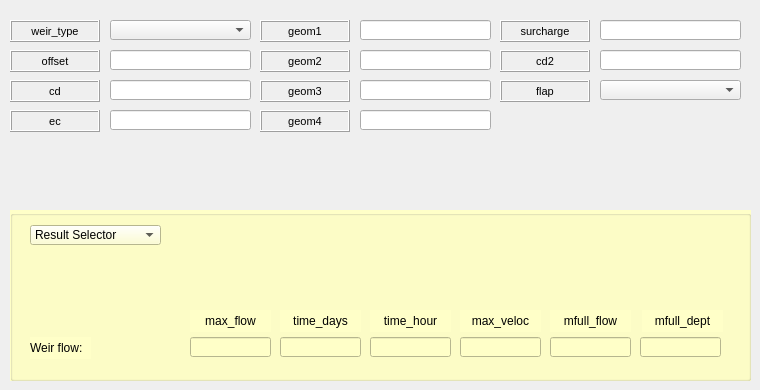
     <widget class="QWidget" name="tab_6">
      <attribute name="title">
       <string>Weir</string>
      </attribute>
      <widget class="QLineEdit" name="lineEdit_238">
       <property name="geometry">
        <rect>
         <x>360</x>
         <y>80</y>
         <width>131</width>
         <height>20</height>
        </rect>
       </property>
       <property name="text">
        <string/>
       </property>
      </widget>
      <widget class="QLineEdit" name="lineEdit_239">
       <property name="geometry">
        <rect>
         <x>600</x>
         <y>20</y>
         <width>141</width>
         <height>20</height>
        </rect>
       </property>
       <property name="text">
        <string/>
       </property>
      </widget>
      <widget class="QLabel" name="label_geom2_2">
       <property name="enabled">
        <bool>true</bool>
       </property>
       <property name="geometry">
        <rect>
         <x>260</x>
         <y>50</y>
         <width>90</width>
         <height>22</height>
        </rect>
       </property>
       <property name="sizePolicy">
        <sizepolicy hsizetype="Preferred" vsizetype="Preferred">
         <horstretch>0</horstretch>
         <verstretch>0</verstretch>
        </sizepolicy>
       </property>
       <property name="font">
        <font>
         <pointsize>8</pointsize>
        </font>
       </property>
       <property name="statusTip">
        <string/>
       </property>
       <property name="accessibleName">
        <string/>
       </property>
       <property name="layoutDirection">
        <enum>Qt::LeftToRight</enum>
       </property>
       <property name="autoFillBackground">
        <bool>false</bool>
       </property>
       <property name="inputMethodHints">
        <set>Qt::ImhNone</set>
       </property>
       <property name="frameShape">
        <enum>QFrame::Box</enum>
       </property>
       <property name="frameShadow">
        <enum>QFrame::Raised</enum>
       </property>
       <property name="lineWidth">
        <number>1</number>
       </property>
       <property name="midLineWidth">
        <number>0</number>
       </property>
       <property name="text">
        <string>geom2</string>
       </property>
       <property name="alignment">
        <set>Qt::AlignCenter</set>
       </property>
       <property name="wordWrap">
        <bool>false</bool>
       </property>
       <property name="margin">
        <number>3</number>
       </property>
      </widget>
      <widget class="QLabel" name="label_ec">
       <property name="enabled">
        <bool>true</bool>
       </property>
       <property name="geometry">
        <rect>
         <x>10</x>
         <y>110</y>
         <width>90</width>
         <height>22</height>
        </rect>
       </property>
       <property name="sizePolicy">
        <sizepolicy hsizetype="Preferred" vsizetype="Preferred">
         <horstretch>0</horstretch>
         <verstretch>0</verstretch>
        </sizepolicy>
       </property>
       <property name="font">
        <font>
         <pointsize>8</pointsize>
        </font>
       </property>
       <property name="statusTip">
        <string/>
       </property>
       <property name="accessibleName">
        <string/>
       </property>
       <property name="layoutDirection">
        <enum>Qt::LeftToRight</enum>
       </property>
       <property name="autoFillBackground">
        <bool>false</bool>
       </property>
       <property name="inputMethodHints">
        <set>Qt::ImhNone</set>
       </property>
       <property name="frameShape">
        <enum>QFrame::Box</enum>
       </property>
       <property name="frameShadow">
        <enum>QFrame::Raised</enum>
       </property>
       <property name="lineWidth">
        <number>1</number>
       </property>
       <property name="midLineWidth">
        <number>0</number>
       </property>
       <property name="text">
        <string>ec</string>
       </property>
       <property name="alignment">
        <set>Qt::AlignCenter</set>
       </property>
       <property name="wordWrap">
        <bool>false</bool>
       </property>
       <property name="margin">
        <number>3</number>
       </property>
      </widget>
      <widget class="QLabel" name="label_flap_3">
       <property name="enabled">
        <bool>true</bool>
       </property>
       <property name="geometry">
        <rect>
         <x>500</x>
         <y>80</y>
         <width>90</width>
         <height>22</height>
        </rect>
       </property>
       <property name="sizePolicy">
        <sizepolicy hsizetype="Preferred" vsizetype="Preferred">
         <horstretch>0</horstretch>
         <verstretch>0</verstretch>
        </sizepolicy>
       </property>
       <property name="font">
        <font>
         <pointsize>8</pointsize>
        </font>
       </property>
       <property name="statusTip">
        <string/>
       </property>
       <property name="accessibleName">
        <string/>
       </property>
       <property name="layoutDirection">
        <enum>Qt::LeftToRight</enum>
       </property>
       <property name="autoFillBackground">
        <bool>false</bool>
       </property>
       <property name="inputMethodHints">
        <set>Qt::ImhNone</set>
       </property>
       <property name="frameShape">
        <enum>QFrame::Box</enum>
       </property>
       <property name="frameShadow">
        <enum>QFrame::Raised</enum>
       </property>
       <property name="lineWidth">
        <number>1</number>
       </property>
       <property name="midLineWidth">
        <number>0</number>
       </property>
       <property name="text">
        <string>flap</string>
       </property>
       <property name="alignment">
        <set>Qt::AlignCenter</set>
       </property>
       <property name="wordWrap">
        <bool>false</bool>
       </property>
       <property name="margin">
        <number>3</number>
       </property>
      </widget>
      <widget class="QLineEdit" name="lineEdit_240">
       <property name="geometry">
        <rect>
         <x>110</x>
         <y>50</y>
         <width>141</width>
         <height>20</height>
        </rect>
       </property>
       <property name="text">
        <string/>
       </property>
      </widget>
      <widget class="QGroupBox" name="groupBox_15">
       <property name="geometry">
        <rect>
         <x>10</x>
         <y>210</y>
         <width>741</width>
         <height>171</height>
        </rect>
       </property>
       <property name="autoFillBackground">
        <bool>false</bool>
       </property>
       <property name="styleSheet">
        <string notr="true">background-color: rgb(255, 255, 200);</string>
       </property>
       <property name="title">
        <string/>
       </property>
       <widget class="QComboBox" name="comboBox_62">
        <property name="geometry">
         <rect>
          <x>30</x>
          <y>-20</y>
          <width>131</width>
          <height>20</height>
         </rect>
        </property>
        <item>
         <property name="text">
          <string>Result Selector</string>
         </property>
        </item>
       </widget>
       <widget class="QComboBox" name="comboBox_63">
        <property name="geometry">
         <rect>
          <x>20</x>
          <y>15</y>
          <width>131</width>
          <height>20</height>
         </rect>
        </property>
        <item>
         <property name="text">
          <string>Result Selector</string>
         </property>
        </item>
       </widget>
       <widget class="QLabel" name="label_time_days_3">
        <property name="geometry">
         <rect>
          <x>270</x>
          <y>100</y>
          <width>81</width>
          <height>22</height>
         </rect>
        </property>
        <property name="font">
         <font>
          <pointsize>9</pointsize>
         </font>
        </property>
        <property name="frameShape">
         <enum>QFrame::NoFrame</enum>
        </property>
        <property name="frameShadow">
         <enum>QFrame::Plain</enum>
        </property>
        <property name="text">
         <string>time_days</string>
        </property>
        <property name="textFormat">
         <enum>Qt::AutoText</enum>
        </property>
        <property name="scaledContents">
         <bool>false</bool>
        </property>
        <property name="alignment">
         <set>Qt::AlignCenter</set>
        </property>
        <property name="margin">
         <number>3</number>
        </property>
       </widget>
       <widget class="QLabel" name="label_mfull_flow_3">
        <property name="geometry">
         <rect>
          <x>540</x>
          <y>100</y>
          <width>81</width>
          <height>22</height>
         </rect>
        </property>
        <property name="font">
         <font>
          <pointsize>9</pointsize>
         </font>
        </property>
        <property name="frameShape">
         <enum>QFrame::NoFrame</enum>
        </property>
        <property name="frameShadow">
         <enum>QFrame::Plain</enum>
        </property>
        <property name="text">
         <string>mfull_flow</string>
        </property>
        <property name="textFormat">
         <enum>Qt::AutoText</enum>
        </property>
        <property name="scaledContents">
         <bool>false</bool>
        </property>
        <property name="alignment">
         <set>Qt::AlignCenter</set>
        </property>
        <property name="margin">
         <number>3</number>
        </property>
       </widget>
       <widget class="QLabel" name="label_time_hour_3">
        <property name="geometry">
         <rect>
          <x>360</x>
          <y>100</y>
          <width>81</width>
          <height>22</height>
         </rect>
        </property>
        <property name="font">
         <font>
          <pointsize>9</pointsize>
         </font>
        </property>
        <property name="frameShape">
         <enum>QFrame::NoFrame</enum>
        </property>
        <property name="frameShadow">
         <enum>QFrame::Plain</enum>
        </property>
        <property name="text">
         <string>time_hour</string>
        </property>
        <property name="textFormat">
         <enum>Qt::AutoText</enum>
        </property>
        <property name="scaledContents">
         <bool>false</bool>
        </property>
        <property name="alignment">
         <set>Qt::AlignCenter</set>
        </property>
        <property name="margin">
         <number>3</number>
        </property>
       </widget>
       <widget class="QLineEdit" name="lineEdit_264">
        <property name="geometry">
         <rect>
          <x>630</x>
          <y>127</y>
          <width>81</width>
          <height>20</height>
         </rect>
        </property>
        <property name="text">
         <string/>
        </property>
       </widget>
       <widget class="QLineEdit" name="lineEdit_265">
        <property name="geometry">
         <rect>
          <x>360</x>
          <y>127</y>
          <width>81</width>
          <height>20</height>
         </rect>
        </property>
        <property name="text">
         <string/>
        </property>
       </widget>
       <widget class="QLineEdit" name="lineEdit_266">
        <property name="geometry">
         <rect>
          <x>540</x>
          <y>127</y>
          <width>81</width>
          <height>20</height>
         </rect>
        </property>
        <property name="text">
         <string/>
        </property>
       </widget>
       <widget class="QLineEdit" name="lineEdit_267">
        <property name="geometry">
         <rect>
          <x>180</x>
          <y>127</y>
          <width>81</width>
          <height>20</height>
         </rect>
        </property>
        <property name="text">
         <string/>
        </property>
       </widget>
       <widget class="QLineEdit" name="lineEdit_268">
        <property name="geometry">
         <rect>
          <x>270</x>
          <y>127</y>
          <width>81</width>
          <height>20</height>
         </rect>
        </property>
        <property name="text">
         <string/>
        </property>
       </widget>
       <widget class="QLabel" name="label_max_veloc_3">
        <property name="geometry">
         <rect>
          <x>450</x>
          <y>100</y>
          <width>81</width>
          <height>22</height>
         </rect>
        </property>
        <property name="font">
         <font>
          <pointsize>9</pointsize>
         </font>
        </property>
        <property name="frameShape">
         <enum>QFrame::NoFrame</enum>
        </property>
        <property name="frameShadow">
         <enum>QFrame::Plain</enum>
        </property>
        <property name="text">
         <string>max_veloc</string>
        </property>
        <property name="textFormat">
         <enum>Qt::AutoText</enum>
        </property>
        <property name="scaledContents">
         <bool>false</bool>
        </property>
        <property name="alignment">
         <set>Qt::AlignCenter</set>
        </property>
        <property name="margin">
         <number>3</number>
        </property>
       </widget>
       <widget class="QLineEdit" name="lineEdit_269">
        <property name="geometry">
         <rect>
          <x>450</x>
          <y>127</y>
          <width>81</width>
          <height>20</height>
         </rect>
        </property>
        <property name="text">
         <string/>
        </property>
       </widget>
       <widget class="QLabel" name="label_max_flow_4">
        <property name="geometry">
         <rect>
          <x>180</x>
          <y>100</y>
          <width>81</width>
          <height>22</height>
         </rect>
        </property>
        <property name="font">
         <font>
          <pointsize>9</pointsize>
         </font>
        </property>
        <property name="frameShape">
         <enum>QFrame::NoFrame</enum>
        </property>
        <property name="frameShadow">
         <enum>QFrame::Plain</enum>
        </property>
        <property name="text">
         <string>max_flow</string>
        </property>
        <property name="textFormat">
         <enum>Qt::AutoText</enum>
        </property>
        <property name="scaledContents">
         <bool>false</bool>
        </property>
        <property name="alignment">
         <set>Qt::AlignCenter</set>
        </property>
        <property name="margin">
         <number>3</number>
        </property>
       </widget>
       <widget class="QLabel" name="label_mfull_dept_3">
        <property name="geometry">
         <rect>
          <x>632</x>
          <y>100</y>
          <width>81</width>
          <height>22</height>
         </rect>
        </property>
        <property name="font">
         <font>
          <pointsize>9</pointsize>
         </font>
        </property>
        <property name="frameShape">
         <enum>QFrame::NoFrame</enum>
        </property>
        <property name="frameShadow">
         <enum>QFrame::Plain</enum>
        </property>
        <property name="text">
         <string>mfull_dept</string>
        </property>
        <property name="textFormat">
         <enum>Qt::AutoText</enum>
        </property>
        <property name="scaledContents">
         <bool>false</bool>
        </property>
        <property name="alignment">
         <set>Qt::AlignCenter</set>
        </property>
        <property name="margin">
         <number>3</number>
        </property>
       </widget>
       <widget class="QLabel" name="label_weir_flow">
        <property name="geometry">
         <rect>
          <x>20</x>
          <y>127</y>
          <width>61</width>
          <height>22</height>
         </rect>
        </property>
        <property name="font">
         <font>
          <pointsize>9</pointsize>
         </font>
        </property>
        <property name="frameShape">
         <enum>QFrame::NoFrame</enum>
        </property>
        <property name="frameShadow">
         <enum>QFrame::Plain</enum>
        </property>
        <property name="text">
         <string>Weir flow:</string>
        </property>
        <property name="textFormat">
         <enum>Qt::AutoText</enum>
        </property>
        <property name="scaledContents">
         <bool>false</bool>
        </property>
        <property name="alignment">
         <set>Qt::AlignLeading|Qt::AlignLeft|Qt::AlignVCenter</set>
        </property>
        <property name="margin">
         <number>3</number>
        </property>
       </widget>
      </widget>
      <widget class="QLabel" name="label_geom1_2">
       <property name="enabled">
        <bool>true</bool>
       </property>
       <property name="geometry">
        <rect>
         <x>260</x>
         <y>20</y>
         <width>90</width>
         <height>22</height>
        </rect>
       </property>
       <property name="sizePolicy">
        <sizepolicy hsizetype="Preferred" vsizetype="Preferred">
         <horstretch>0</horstretch>
         <verstretch>0</verstretch>
        </sizepolicy>
       </property>
       <property name="font">
        <font>
         <pointsize>8</pointsize>
        </font>
       </property>
       <property name="statusTip">
        <string/>
       </property>
       <property name="accessibleName">
        <string/>
       </property>
       <property name="layoutDirection">
        <enum>Qt::LeftToRight</enum>
       </property>
       <property name="autoFillBackground">
        <bool>false</bool>
       </property>
       <property name="inputMethodHints">
        <set>Qt::ImhNone</set>
       </property>
       <property name="frameShape">
        <enum>QFrame::Box</enum>
       </property>
       <property name="frameShadow">
        <enum>QFrame::Raised</enum>
       </property>
       <property name="lineWidth">
        <number>1</number>
       </property>
       <property name="midLineWidth">
        <number>0</number>
       </property>
       <property name="text">
        <string>geom1</string>
       </property>
       <property name="alignment">
        <set>Qt::AlignCenter</set>
       </property>
       <property name="wordWrap">
        <bool>false</bool>
       </property>
       <property name="margin">
        <number>3</number>
       </property>
      </widget>
      <widget class="QLineEdit" name="lineEdit_270">
       <property name="geometry">
        <rect>
         <x>360</x>
         <y>20</y>
         <width>131</width>
         <height>20</height>
        </rect>
       </property>
       <property name="text">
        <string/>
       </property>
      </widget>
      <widget class="QLineEdit" name="lineEdit_271">
       <property name="geometry">
        <rect>
         <x>360</x>
         <y>50</y>
         <width>131</width>
         <height>20</height>
        </rect>
       </property>
       <property name="text">
        <string/>
       </property>
      </widget>
      <widget class="QLineEdit" name="lineEdit_272">
       <property name="geometry">
        <rect>
         <x>110</x>
         <y>110</y>
         <width>141</width>
         <height>20</height>
        </rect>
       </property>
       <property name="text">
        <string/>
       </property>
      </widget>
      <widget class="QLabel" name="label_weir_type">
       <property name="enabled">
        <bool>true</bool>
       </property>
       <property name="geometry">
        <rect>
         <x>10</x>
         <y>20</y>
         <width>90</width>
         <height>22</height>
        </rect>
       </property>
       <property name="sizePolicy">
        <sizepolicy hsizetype="Preferred" vsizetype="Preferred">
         <horstretch>0</horstretch>
         <verstretch>0</verstretch>
        </sizepolicy>
       </property>
       <property name="font">
        <font>
         <pointsize>8</pointsize>
        </font>
       </property>
       <property name="statusTip">
        <string/>
       </property>
       <property name="accessibleName">
        <string/>
       </property>
       <property name="layoutDirection">
        <enum>Qt::LeftToRight</enum>
       </property>
       <property name="autoFillBackground">
        <bool>false</bool>
       </property>
       <property name="inputMethodHints">
        <set>Qt::ImhNone</set>
       </property>
       <property name="frameShape">
        <enum>QFrame::Box</enum>
       </property>
       <property name="frameShadow">
        <enum>QFrame::Raised</enum>
       </property>
       <property name="lineWidth">
        <number>1</number>
       </property>
       <property name="midLineWidth">
        <number>0</number>
       </property>
       <property name="text">
        <string>weir_type</string>
       </property>
       <property name="alignment">
        <set>Qt::AlignCenter</set>
       </property>
       <property name="wordWrap">
        <bool>false</bool>
       </property>
       <property name="margin">
        <number>3</number>
       </property>
      </widget>
      <widget class="QLabel" name="label_surcharge">
       <property name="enabled">
        <bool>true</bool>
       </property>
       <property name="geometry">
        <rect>
         <x>500</x>
         <y>20</y>
         <width>90</width>
         <height>22</height>
        </rect>
       </property>
       <property name="sizePolicy">
        <sizepolicy hsizetype="Preferred" vsizetype="Preferred">
         <horstretch>0</horstretch>
         <verstretch>0</verstretch>
        </sizepolicy>
       </property>
       <property name="font">
        <font>
         <pointsize>8</pointsize>
        </font>
       </property>
       <property name="statusTip">
        <string/>
       </property>
       <property name="accessibleName">
        <string/>
       </property>
       <property name="layoutDirection">
        <enum>Qt::LeftToRight</enum>
       </property>
       <property name="autoFillBackground">
        <bool>false</bool>
       </property>
       <property name="inputMethodHints">
        <set>Qt::ImhNone</set>
       </property>
       <property name="frameShape">
        <enum>QFrame::Box</enum>
       </property>
       <property name="frameShadow">
        <enum>QFrame::Raised</enum>
       </property>
       <property name="lineWidth">
        <number>1</number>
       </property>
       <property name="midLineWidth">
        <number>0</number>
       </property>
       <property name="text">
        <string>surcharge</string>
       </property>
       <property name="alignment">
        <set>Qt::AlignCenter</set>
       </property>
       <property name="wordWrap">
        <bool>false</bool>
       </property>
       <property name="margin">
        <number>3</number>
       </property>
      </widget>
      <widget class="QLabel" name="label_geom3">
       <property name="enabled">
        <bool>true</bool>
       </property>
       <property name="geometry">
        <rect>
         <x>260</x>
         <y>80</y>
         <width>90</width>
         <height>22</height>
        </rect>
       </property>
       <property name="sizePolicy">
        <sizepolicy hsizetype="Preferred" vsizetype="Preferred">
         <horstretch>0</horstretch>
         <verstretch>0</verstretch>
        </sizepolicy>
       </property>
       <property name="font">
        <font>
         <pointsize>8</pointsize>
        </font>
       </property>
       <property name="statusTip">
        <string/>
       </property>
       <property name="accessibleName">
        <string/>
       </property>
       <property name="layoutDirection">
        <enum>Qt::LeftToRight</enum>
       </property>
       <property name="autoFillBackground">
        <bool>false</bool>
       </property>
       <property name="inputMethodHints">
        <set>Qt::ImhNone</set>
       </property>
       <property name="frameShape">
        <enum>QFrame::Box</enum>
       </property>
       <property name="frameShadow">
        <enum>QFrame::Raised</enum>
       </property>
       <property name="lineWidth">
        <number>1</number>
       </property>
       <property name="midLineWidth">
        <number>0</number>
       </property>
       <property name="text">
        <string>geom3</string>
       </property>
       <property name="alignment">
        <set>Qt::AlignCenter</set>
       </property>
       <property name="wordWrap">
        <bool>false</bool>
       </property>
       <property name="margin">
        <number>3</number>
       </property>
      </widget>
      <widget class="QLineEdit" name="lineEdit_273">
       <property name="geometry">
        <rect>
         <x>600</x>
         <y>50</y>
         <width>141</width>
         <height>20</height>
        </rect>
       </property>
       <property name="text">
        <string/>
       </property>
      </widget>
      <widget class="QLabel" name="label_offset_2">
       <property name="geometry">
        <rect>
         <x>10</x>
         <y>50</y>
         <width>90</width>
         <height>22</height>
        </rect>
       </property>
       <property name="font">
        <font>
         <pointsize>8</pointsize>
        </font>
       </property>
       <property name="frameShape">
        <enum>QFrame::Box</enum>
       </property>
       <property name="frameShadow">
        <enum>QFrame::Raised</enum>
       </property>
       <property name="text">
        <string>offset</string>
       </property>
       <property name="alignment">
        <set>Qt::AlignCenter</set>
       </property>
       <property name="margin">
        <number>3</number>
       </property>
      </widget>
      <widget class="QComboBox" name="comboBox_64">
       <property name="geometry">
        <rect>
         <x>110</x>
         <y>20</y>
         <width>141</width>
         <height>20</height>
        </rect>
       </property>
      </widget>
      <widget class="QLineEdit" name="lineEdit_274">
       <property name="geometry">
        <rect>
         <x>360</x>
         <y>110</y>
         <width>131</width>
         <height>20</height>
        </rect>
       </property>
       <property name="text">
        <string/>
       </property>
      </widget>
      <widget class="QComboBox" name="comboBox_65">
       <property name="geometry">
        <rect>
         <x>600</x>
         <y>80</y>
         <width>141</width>
         <height>20</height>
        </rect>
       </property>
      </widget>
      <widget class="QLabel" name="label_cd2">
       <property name="enabled">
        <bool>true</bool>
       </property>
       <property name="geometry">
        <rect>
         <x>500</x>
         <y>50</y>
         <width>90</width>
         <height>22</height>
        </rect>
       </property>
       <property name="sizePolicy">
        <sizepolicy hsizetype="Preferred" vsizetype="Preferred">
         <horstretch>0</horstretch>
         <verstretch>0</verstretch>
        </sizepolicy>
       </property>
       <property name="font">
        <font>
         <pointsize>8</pointsize>
        </font>
       </property>
       <property name="statusTip">
        <string/>
       </property>
       <property name="accessibleName">
        <string/>
       </property>
       <property name="layoutDirection">
        <enum>Qt::LeftToRight</enum>
       </property>
       <property name="autoFillBackground">
        <bool>false</bool>
       </property>
       <property name="inputMethodHints">
        <set>Qt::ImhNone</set>
       </property>
       <property name="frameShape">
        <enum>QFrame::Box</enum>
       </property>
       <property name="frameShadow">
        <enum>QFrame::Raised</enum>
       </property>
       <property name="lineWidth">
        <number>1</number>
       </property>
       <property name="midLineWidth">
        <number>0</number>
       </property>
       <property name="text">
        <string>cd2</string>
       </property>
       <property name="alignment">
        <set>Qt::AlignCenter</set>
       </property>
       <property name="wordWrap">
        <bool>false</bool>
       </property>
       <property name="margin">
        <number>3</number>
       </property>
      </widget>
      <widget class="QLabel" name="label_geom4">
       <property name="enabled">
        <bool>true</bool>
       </property>
       <property name="geometry">
        <rect>
         <x>260</x>
         <y>110</y>
         <width>90</width>
         <height>22</height>
        </rect>
       </property>
       <property name="sizePolicy">
        <sizepolicy hsizetype="Preferred" vsizetype="Preferred">
         <horstretch>0</horstretch>
         <verstretch>0</verstretch>
        </sizepolicy>
       </property>
       <property name="font">
        <font>
         <pointsize>8</pointsize>
        </font>
       </property>
       <property name="statusTip">
        <string/>
       </property>
       <property name="accessibleName">
        <string/>
       </property>
       <property name="layoutDirection">
        <enum>Qt::LeftToRight</enum>
       </property>
       <property name="autoFillBackground">
        <bool>false</bool>
       </property>
       <property name="inputMethodHints">
        <set>Qt::ImhNone</set>
       </property>
       <property name="frameShape">
        <enum>QFrame::Box</enum>
       </property>
       <property name="frameShadow">
        <enum>QFrame::Raised</enum>
       </property>
       <property name="lineWidth">
        <number>1</number>
       </property>
       <property name="midLineWidth">
        <number>0</number>
       </property>
       <property name="text">
        <string>geom4</string>
       </property>
       <property name="alignment">
        <set>Qt::AlignCenter</set>
       </property>
       <property name="wordWrap">
        <bool>false</bool>
       </property>
       <property name="margin">
        <number>3</number>
       </property>
      </widget>
      <widget class="QLineEdit" name="lineEdit_275">
       <property name="geometry">
        <rect>
         <x>110</x>
         <y>80</y>
         <width>141</width>
         <height>20</height>
        </rect>
       </property>
       <property name="text">
        <string/>
       </property>
      </widget>
      <widget class="QLabel" name="label_cd_2">
       <property name="geometry">
        <rect>
         <x>10</x>
         <y>80</y>
         <width>90</width>
         <height>22</height>
        </rect>
       </property>
       <property name="font">
        <font>
         <pointsize>8</pointsize>
        </font>
       </property>
       <property name="frameShape">
        <enum>QFrame::Box</enum>
       </property>
       <property name="frameShadow">
        <enum>QFrame::Raised</enum>
       </property>
       <property name="text">
        <string>cd</string>
       </property>
       <property name="alignment">
        <set>Qt::AlignCenter</set>
       </property>
       <property name="margin">
        <number>3</number>
       </property>
      </widget>
     </widget>
